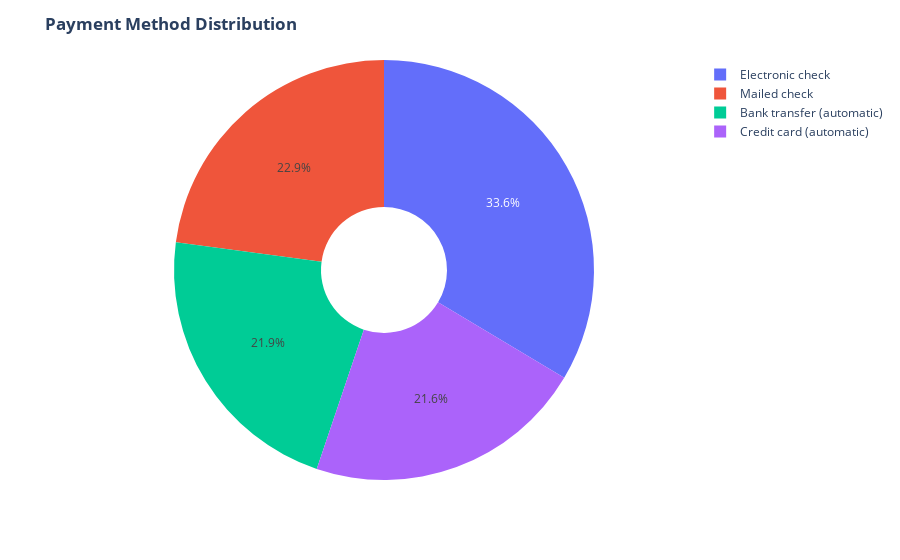

The notebook cell saved with this chart:
### Code cell
fig = px.pie(cust_data, values=values, names=labels , hole=.3)
fig.update_layout(title_text="<b>Payment Method Distribution</b>")
fig.show()

### Figure 1 — Plotly figure (JSON) as saved in the notebook; plotly's stock layout.template omitted (floating-point values rounded to 4 significant figures)
{"data": [{"domain": {"x": [0, 1], "y": [0, 1]}, "hole": 0.3, "hovertemplate": "label=%{label}<br>value=%{value}<extra></extra>", "labels": ["Electronic check", "Mailed check", "Bank transfer (automatic)", "Credit card (automatic)"], "legendgroup": "", "name": "", "showlegend": true, "type": "pie", "values": [2365, 1612, 1544, 1522]}], "layout": {"legend": {"tracegroupgap": 0}, "margin": {"t": 60}, "title": {"text": "<b>Payment Method Distribution</b>"}}}
